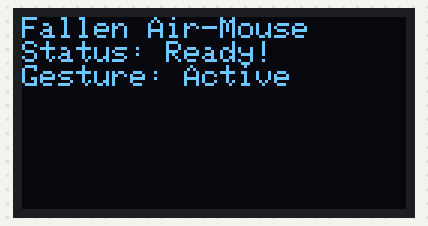
Recording of a sketch running on a simulated Raspberry Pi Pico. On the bench: 128×64 one-colour display.

Above: at 0.1 s.

The sketch:

sketch.ino
```cpp
#include <Wire.h>
#include <Adafruit_GFX.h>
#include <Adafruit_SSD1306.h>

#define SCREEN_WIDTH 128
#define SCREEN_HEIGHT 64
#define OLED_RESET    -1 // Reset pin # (-1 if sharing Arduino reset pin)
Adafruit_SSD1306 display(SCREEN_WIDTH, SCREEN_HEIGHT, &Wire, OLED_RESET);

void setup() {
  Serial1.begin(115200);

  // Initialize I2C on Pico GP4 (SDA) and GP5 (SCL)
  Wire.setSDA(4);
  Wire.setSCL(5);
  Wire.begin();

  // Initialize the OLED display (address 0x3C is standard for 128x64)
  if(!display.begin(SSD1306_SWITCHCAPVCC, 0x3C)) {
    Serial1.println(F("SSD1306 allocation failed"));
    for(;;);
  }

  // Clear the buffer
  display.clearDisplay();

  // Configure text properties
  display.setTextSize(1);             // Normal 1:1 pixel scale
  display.setTextColor(SSD1306_WHITE); // Draw white pixels
  display.setCursor(0, 0);            // Start at top-left corner

  // What you want the screen to say!
  display.println(F("Fallen Air-Mouse"));
  display.println(F("Status: Ready!"));
  display.println(F("Gesture: Active"));

  // Push the buffer to the physical screen
  display.display();
}

void loop() {
  // Nothing needed here for a static display message
}
```
